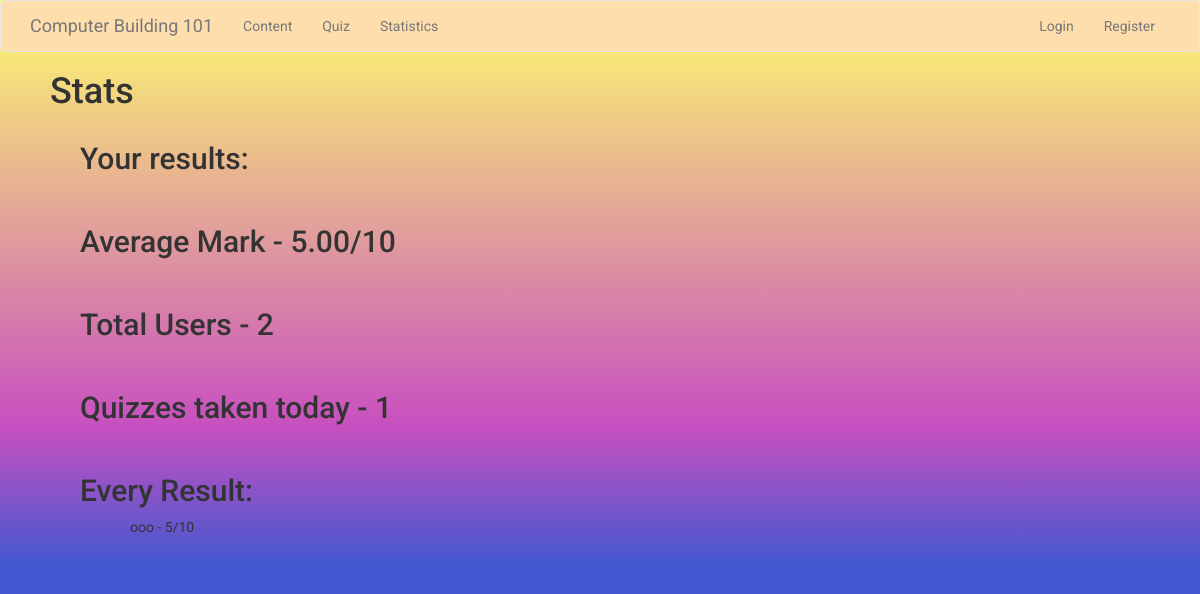
/stats, run on an earlier commit of the app's database.
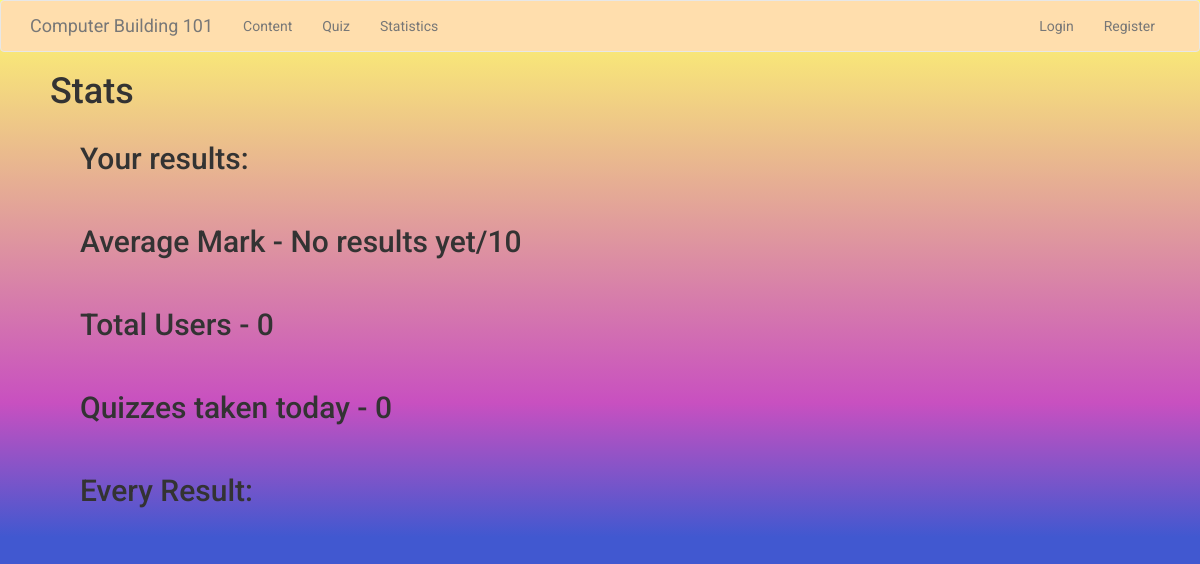
And on a later commit of the database.
### app/models.py (models this page shows, shortened)
class Result(UserMixin, db.Model):
    id = db.Column(db.Integer, primary_key=True)
    user_id = db.Column(db.Integer, db.ForeignKey("user.id"))
    num_correct = db.Column(db.Integer)
    first_correct = db.Column(db.Boolean)
    second_correct = db.Column(db.Boolean)
    third_correct = db.Column(db.Boolean)
    fourth_correct = db.Column(db.Boolean)
    fifth_correct = db.Column(db.Boolean)
    sixth_correct = db.Column(db.Boolean)
    seventh_correct = db.Column(db.Boolean)
    eigth_correct = db.Column(db.Boolean)
    ninth_correct = db.Column(db.Boolean)
    tenth_correct = db.Column(db.Boolean)
    date_created = db.Column(db.DateTime())

class User(UserMixin, db.Model):
    id = db.Column(db.Integer, primary_key=True)
    username = db.Column(db.String(64), index=True, unique=True)
    email = db.Column(db.String(120), index=True, unique=True)
    password_hash = db.Column(db.String(128))
    day_joined = db.Column(db.DateTime())
    completed_quiz = db.Column(db.Boolean)

### app/routes.py (the view)
@app.route('/stats')
def stats():
    user_results = []
    for result in db.session.query(Result.num_correct).join(User).filter(User.id==(current_user.get_id())):
        user_results.append(result[0])
    every_result = []
    for result, name in db.session.query(Result.num_correct, User.username).filter(User.id==Result.user_id).all():
        every_result.append((result, name))
    try:
        average_mark = '{:.2f}'.format(db.session.query(func.avg(Result.num_correct).label("average"))[0][0]) #indexs to get at a tuple inside a list
    except:
        average_mark = 'No results yet'
    today = (datetime.today().year, datetime.today().month, datetime.today().day)
    quizzes_today = db.session.query(Result.date_created).filter(
        extract('month', Result.date_created) == datetime.today().month,
        extract('year', Result.date_created) == datetime.today().year,
        extract('day', Result.date_created) == datetime.today().day).count()
    score_today = db.session.query(func.avg(Result.num_correct)).filter(
        extract('month', Result.date_created) == datetime.today().month,
        extract('year', Result.date_created) == datetime.today().year,
        extract('day', Result.date_created) == datetime.today().day).count()
    total_users = db.session.query(User).count()
    print("Total Users: ", total_users)
    print("Quizzes taken today: ",quizzes_today)
    print("Average:",average_mark)
    return render_template('stats.html', title = 'Statistics', user_results = user_results,
    every_result = every_result, average_mark = average_mark, total_users = total_users,
    quizzes_today = quizzes_today, score_today = score_today)

### app/templates/stats.html (shortened to what this page needs)
{% extends "base.html" %}
{% block content %}
    <h1>Stats</h1>
    <div class = container>
        <h2>Your results:</h2>
        <br>
        <h2>Average Mark - {{ average_mark }}/10</h2>
        <br>
        <h2>Total Users - {{ total_users }}</h2>
        <br>
        <h2>Quizzes taken today - {{ quizzes_today }}</h2>
        <br>
        <h2>Every Result:</h2>
        {% for result in every_result %}
            <p style = "padding-left: 100px;">{{ result[1] }} - {{result[0]}}/10</p>
        {% endfor %}
        <br>
    </div>
{% endblock %}

What changed in the data, as far as the page shows it:
removed Result: username "ooo", num_correct "5"
Also different on the page:
{{ average_mark }}: "5.00" → "No results yet"
{{ total_users }}: "2" → "0"
{{ quizzes_today }}: "1" → "0"
